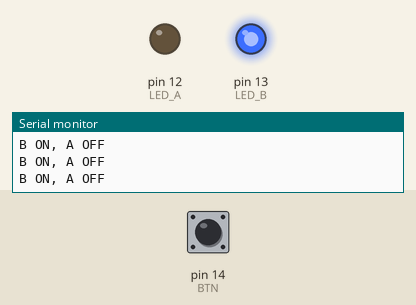
Recording of a sketch running on a simulated Arduino Uno, built with avr-gcc and run on an emulated ATmega328P. Shown: output pins drawn as LEDs (lit = HIGH), the last lines printed to the serial monitor. The test bench sets the inputs (shaded band); at power-on: pin 14 (BTN) HIGH.

Above: at 1.2 s.
1.3 s: pin 14 (BTN) pulled LOW for 0.15 s
At 1.4 s:
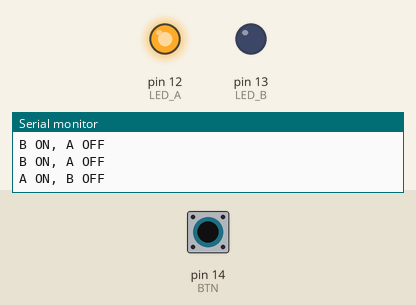
3.0 s: pin 14 (BTN) pulled LOW for 3.2 s
At 6.5 s:
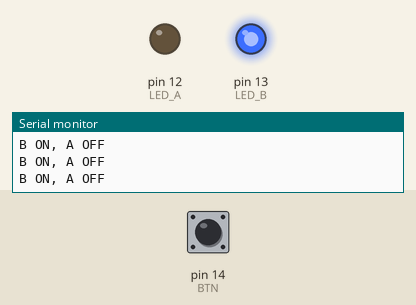
Timing chart, 0 to 8.0 s (numbered marks = the images above; inputs shaded):
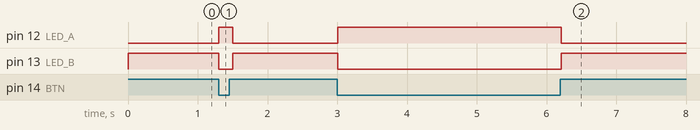

The sketch:

aru4_9_Train2.ino
```cpp
#define BTN 14
#define LED_A 12
#define LED_B 13

void setup() {
  pinMode(LED_A, OUTPUT);
  pinMode(LED_B, OUTPUT);
  pinMode(BTN, INPUT);
  Serial.begin(9600);
  digitalWrite(LED_A, LOW);
  digitalWrite(LED_B, LOW);
}

void loop() {
  int state = digitalRead(BTN);
  if(state==LOW){
    digitalWrite(LED_A, HIGH);
    digitalWrite(LED_B, LOW);
    Serial.println("A ON, B OFF");
  } else {
    digitalWrite(LED_A, LOW);
    digitalWrite(LED_B, HIGH);
    Serial.println("B ON, A OFF");
  }
  delay(100);
}
```

Measured:
- after the input at 1.3 s, pin 12 (LED_A): LOW → HIGH at once, → LOW 0.20 s later; pin 13 (LED_B): HIGH → LOW at once, → HIGH 0.20 s later
- after the input at 3.0 s, pin 12 (LED_A): LOW → HIGH at once, → LOW 3.2 s later; pin 13 (LED_B): HIGH → LOW at once, → HIGH 3.2 s later
